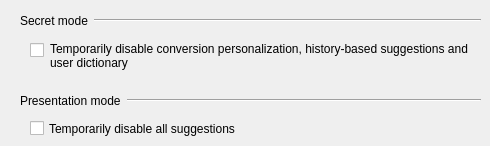
    <widget class="QWidget" name="privacyTab">
     <attribute name="title">
      <string>Privacy</string>
     </attribute>
     <widget class="QWidget" name="horizontalLayoutWidget_18">
      <property name="geometry">
       <rect>
        <x>20</x>
        <y>10</y>
        <width>461</width>
        <height>21</height>
       </rect>
      </property>
      <layout class="QHBoxLayout" name="horizontalLayout_20">
       <item>
        <widget class="QLabel" name="label_10">
         <property name="text">
          <string>Secret mode</string>
         </property>
        </widget>
       </item>
       <item>
        <widget class="Line" name="line_11">
         <property name="sizePolicy">
          <sizepolicy hsizetype="MinimumExpanding" vsizetype="Fixed">
           <horstretch>0</horstretch>
           <verstretch>0</verstretch>
          </sizepolicy>
         </property>
         <property name="orientation">
          <enum>Qt::Orientation::Horizontal</enum>
         </property>
        </widget>
       </item>
      </layout>
     </widget>
     <widget class="QCheckBox" name="incognitoModeCheckBox">
      <property name="geometry">
       <rect>
        <x>30</x>
        <y>40</y>
        <width>20</width>
        <height>20</height>
       </rect>
      </property>
      <property name="sizePolicy">
       <sizepolicy hsizetype="Minimum" vsizetype="Fixed">
        <horstretch>0</horstretch>
        <verstretch>0</verstretch>
       </sizepolicy>
      </property>
      <property name="text">
       <string/>
      </property>
      <property name="tristate">
       <bool>false</bool>
      </property>
     </widget>
     <widget class="QLabel" name="incognitoModeMessage">
      <property name="geometry">
       <rect>
        <x>50</x>
        <y>42</y>
        <width>421</width>
        <height>48</height>
       </rect>
      </property>
      <property name="text">
       <string>Temporarily disable conversion personalization, history-based suggestions and user dictionary</string>
      </property>
      <property name="wordWrap">
       <bool>true</bool>
      </property>
      <property name="alignment">
       <set>Qt::AlignLeading|Qt::AlignLeft|Qt::AlignTop</set>
      </property>
     </widget>
     <widget class="QCheckBox" name="presentationModeCheckBox">
      <property name="geometry">
       <rect>
        <x>30</x>
        <y>120</y>
        <width>441</width>
        <height>17</height>
       </rect>
      </property>
      <property name="text">
       <string>Temporarily disable all suggestions</string>
      </property>
     </widget>
     <widget class="QWidget" name="horizontalLayoutWidget_19">
      <property name="geometry">
       <rect>
        <x>20</x>
        <y>90</y>
        <width>461</width>
        <height>21</height>
       </rect>
      </property>
      <layout class="QHBoxLayout" name="horizontalLayout_21">
       <item>
        <widget class="QLabel" name="label_12">
         <property name="text">
          <string>Presentation mode</string>
         </property>
        </widget>
       </item>
       <item>
        <widget class="Line" name="line_12">
         <property name="sizePolicy">
          <sizepolicy hsizetype="MinimumExpanding" vsizetype="Fixed">
           <horstretch>0</horstretch>
           <verstretch>0</verstretch>
          </sizepolicy>
         </property>
         <property name="orientation">
          <enum>Qt::Orientation::Horizontal</enum>
         </property>
        </widget>
       </item>
      </layout>
     </widget>
    </widget>
